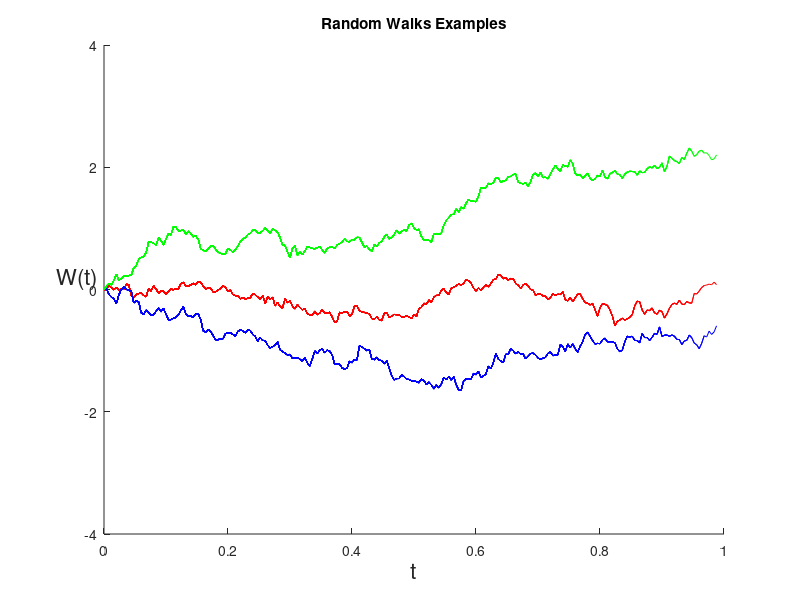

The MATLAB script that drew this image: (Note: this script raises an error after producing the figure.)
%BPATH Brownian path simulation: 
% Adapted from bpath2.m as given in the paper
%
% Higham., D.,
% An Algorithmic Introduction to Numerical Simulation of Stochastic Differential Equations
% SIAM Review
% Volume 43
% Number 3
% pages 525-546
% 2001
% doi 10.1137/S0036144500378302
% http://dx.doi.org/10.1137/S0036144500378302
%

% Script to generate the path for a Brownian motion and plot it.

%randn('state',100)          % set the state of randn
T=1; N=250; dt=T/N;          % Set up the bounds
skip = 5;                    % Plot every "skip" time steps.
colours = ['r-';'b-';'g-'];   % Define the colours to plot in
timeValues = 0:dt:T;         % Set up the time values

% Set up the plotting window so it looks all nice and proper like.
clf;
axis([0 T -4 4])
xlabel('t','FontSize',16)
ylabel('W(t)','FontSize',16,'Rotation',0)
title('Random Walks Examples')
hold on
clear F;

frameNumber = 1;
for runNumber = 1:size(colours,1),
    
    currentRun = colours(runNumber,:);
    %printf('Printing using colour %s\n',currentRun)
    
    % Generate a sample Brownian motion.
    dW=sqrt(dt)*randn(1,N);     % increments
    W=cumsum(dW);               % cumulative sum

    % Plot it in time.
    for k=2:skip:size(W,2),
        plot(timeValues(1:k+1),[0,W(1:k)],currentRun)   % plot W against t
        drawnow
        F(frameNumber) = getframe(gcf);
        frameNumber = frameNumber + 1;
    end
    
end

%movie(F)

%writerObj = VideoWriter('randomWalk.avi','Uncompressed AVI');
writerObj = VideoWriter('randomWalk.mp4','MPEG-4');
open(writerObj);
writeVideo(writerObj,F)
